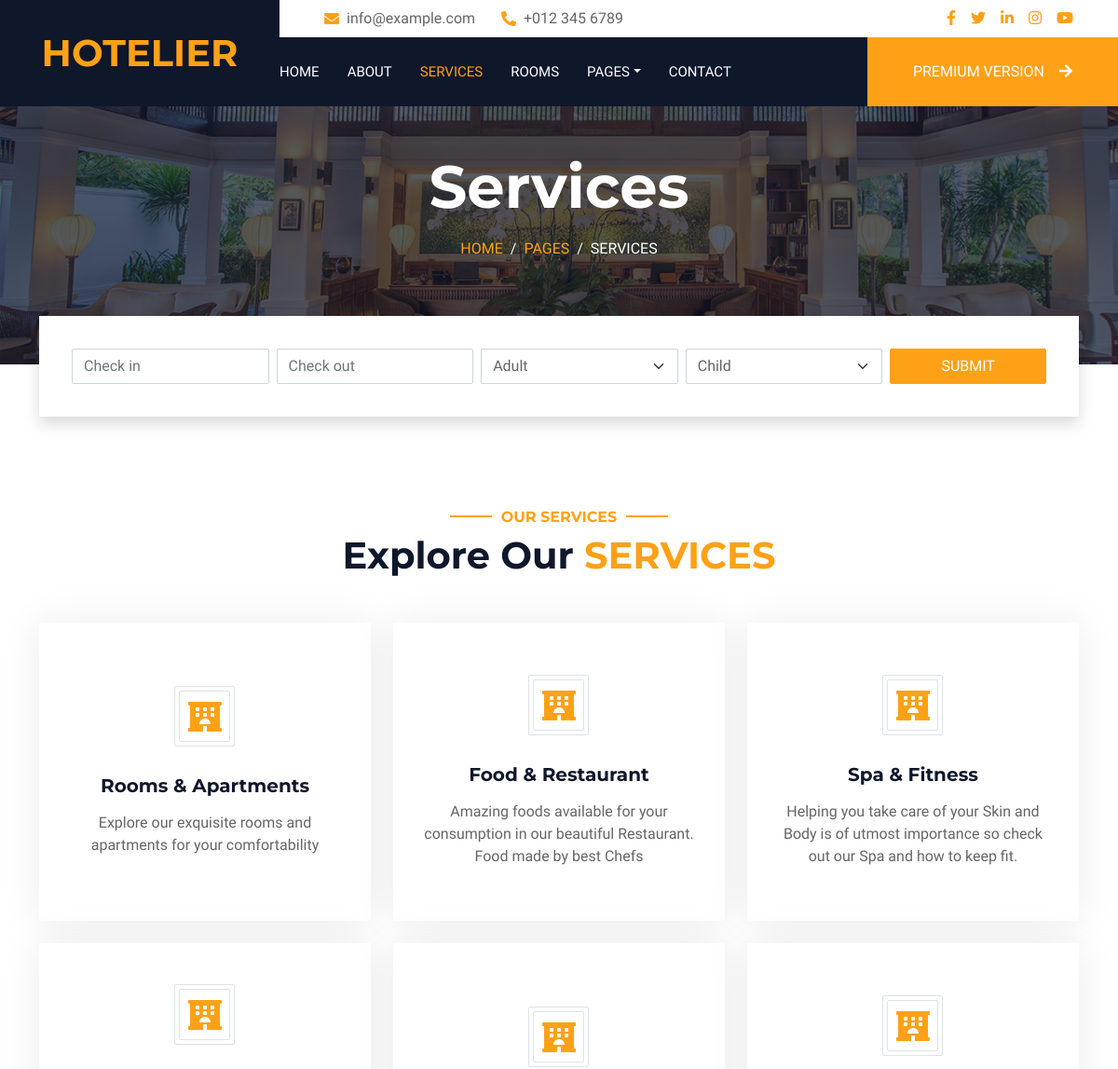
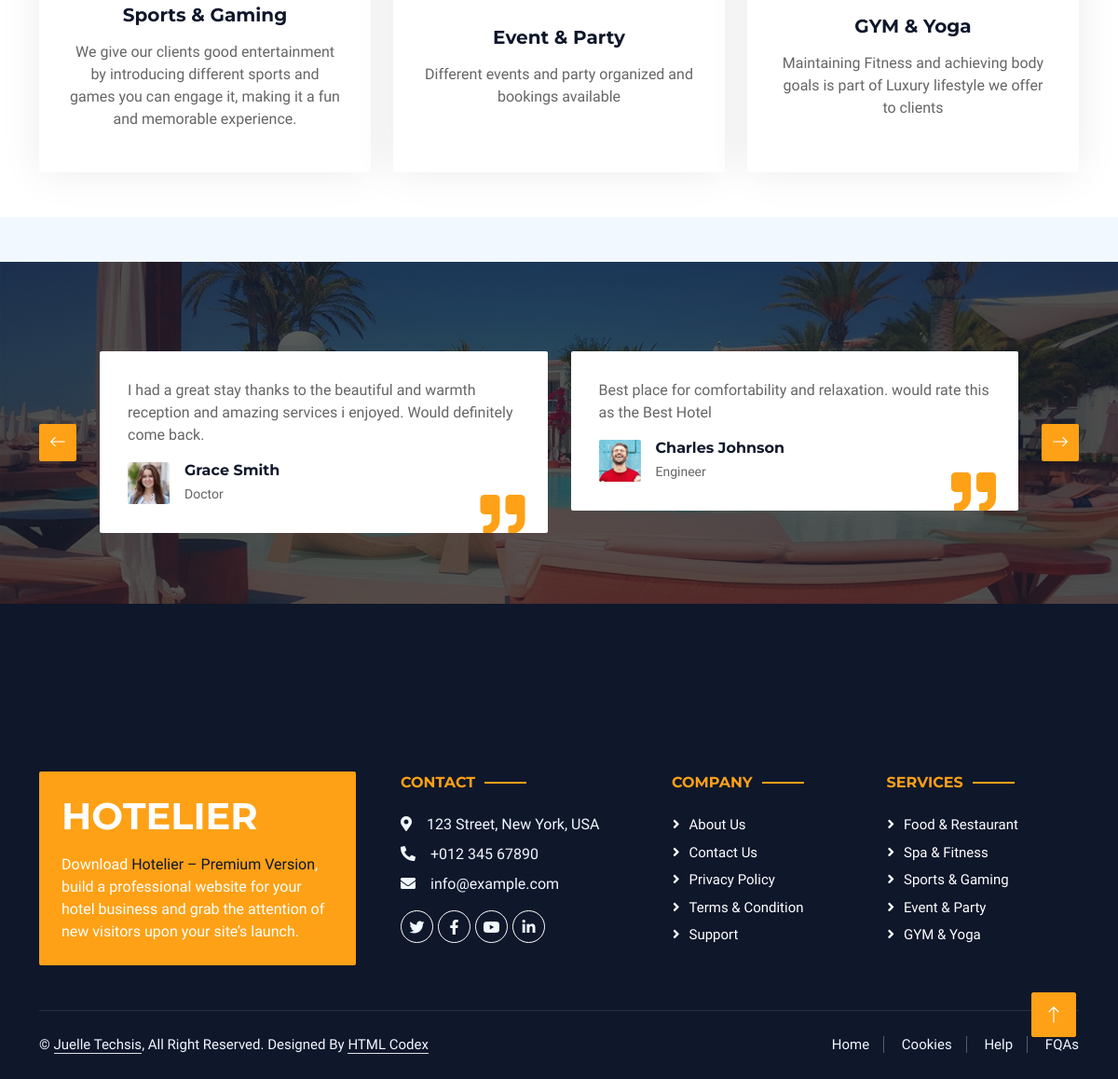
The app's page /service/ with its own data (2 pictures, top to bottom).
### Hotel/models.py (models this page shows, shortened)
class Category(models.Model):
    name = models.CharField(choices=CATEGORY_CHOICES, max_length=100)
    description = models.TextField()
    class Meta:
        verbose_name_plural = "Categories"

class Reviews(models.Model):
    name = models.CharField(max_length=100)
    comment = models.TextField()
    profession = models.CharField(max_length=100)
    image = models.ImageField(upload_to="Reviews_images")
    class Meta:
        verbose_name_plural = "Reviews"

### Hotel/views.py (the view)
# urls.py: path("service/", service_page, name="service"),
def service_page(request):
    services = Category.objects.all()
    reviews = Reviews.objects.all()
    context = {
        "services": services,
        "reviews": reviews
    }
    return render(request, "Hotel/service.html", context)

### Hotel/templates/Hotel/service.html (shortened to what this page needs)
{% load static %}
<!DOCTYPE html>
<html lang="en">
<head>
    <link href="https://cdnjs.cloudflare.com/ajax/libs/font-awesome/5.10.0/css/all.min.css" rel="stylesheet">
    <link href="https://cdn.jsdelivr.net/npm/bootstrap-icons@1.4.1/font/bootstrap-icons.css" rel="stylesheet">
    <link href="{% static 'Hotel/lib/animate/animate.min.css' %}" rel="stylesheet">
    <link href="{% static 'Hotel/lib/owlcarousel/assets/owl.carousel.min.css' %}" rel="stylesheet">
    <link href="{% static 'Hotel/lib/tempusdominus/css/tempusdominus-bootstrap-4.min.css' %}" rel="stylesheet" />
    <link href="{% static 'Hotel/css/bootstrap.min.css' %}" rel="stylesheet">
    <link href="{% static 'Hotel/css/style.css' %}" rel="stylesheet">
</head>
<body>
    <div class="container-xxl bg-white p-0">
        <div class="container-fluid bg-dark px-0">
            <div class="row gx-0">
                <div class="col-lg-3 bg-dark d-none d-lg-block">
                    <a href="Hotel/index.html" class="navbar-brand w-100 h-100 m-0 p-0 d-flex align-items-center justify-content-center">
                        <h1 class="m-0 text-primary text-uppercase">Hotelier</h1>
                    </a>
                </div>
                <div class="col-lg-9">
                    <div class="row gx-0 bg-white d-none d-lg-flex">
                        <div class="col-lg-7 px-5 text-start">
                            <div class="h-100 d-inline-flex align-items-center py-2 me-4">
                                <i class="fa fa-envelope text-primary me-2"></i>
                                <p class="mb-0">info@example.com</p>
                            </div>
                            <div class="h-100 d-inline-flex align-items-center py-2">
                                <i class="fa fa-phone-alt text-primary me-2"></i>
                                <p class="mb-0">+012 345 6789</p>
                            </div>
                        </div>
                        <div class="col-lg-5 px-5 text-end">
                            <div class="d-inline-flex align-items-center py-2">
                                <a class="me-3" href=""><i class="fab fa-facebook-f"></i></a>
                                <a class="me-3" href=""><i class="fab fa-twitter"></i></a>
                                <a class="me-3" href=""><i class="fab fa-linkedin-in"></i></a>
                                <a class="me-3" href=""><i class="fab fa-instagram"></i></a>
                                <a class="" href=""><i class="fab fa-youtube"></i></a>
                            </div>
                        </div>
                    </div>
                    <nav class="navbar navbar-expand-lg bg-dark navbar-dark p-3 p-lg-0">
                        <div class="collapse navbar-collapse justify-content-between" id="navbarCollapse">
                            <div class="navbar-nav mr-auto py-0">
                                <a href="{% url 'home' %}" class="nav-item nav-link">Home</a>
                                <a href="{% url 'about' %}" class="nav-item nav-link">About</a>
                                <a href="{% url 'service' %}" class="nav-item nav-link active">Services</a>
                                <a href="{% url 'room' %}" class="nav-item nav-link">Rooms</a>
                                <div class="nav-item dropdown">
                                    <a href="#" class="nav-link dropdown-toggle" data-bs-toggle="dropdown">Pages</a>
                                </div>
                                <a href="{% url 'contact' %}" class="nav-item nav-link">Contact</a>
                            </div>
                            <a href="https://htmlcodex.com/hotel-html-template-pro" class="btn btn-primary rounded-0 py-4 px-md-5 d-none d-lg-block">Premium Version<i class="fa fa-arrow-right ms-3"></i></a>
                        </div>
                    </nav>
                </div>
            </div>
        </div>
        <div class="container-fluid page-header mb-5 p-0" style="background-image: url(img/carousel-1.jpg);">
            <div class="container-fluid page-header-inner py-5">
                <div class="container text-center pb-5">
                    <h1 class="display-3 text-white mb-3 animated slideInDown">Services</h1>
                    <nav aria-label="breadcrumb">
                        <ol class="breadcrumb justify-content-center text-uppercase">
                            <li class="breadcrumb-item"><a href="#">Home</a></li>
                            <li class="breadcrumb-item"><a href="#">Pages</a></li>
                            <li class="breadcrumb-item text-white active" aria-current="page">Services</li>
                        </ol>
                    </nav>
                </div>
            </div>
        </div>
        <div class="container-fluid booking pb-5 wow fadeIn" data-wow-delay="0.1s">
            <div class="container">
                <div class="bg-white shadow" style="padding: 35px;">
                    <div class="row g-2">
                        <div class="col-md-10">
                            <div class="row g-2">
                                <div class="col-md-3">
                                    <div class="date" id="date1" data-target-input="nearest">
                                        <input type="text" class="form-control datetimepicker-input"
                                            placeholder="Check in" data-target="#date1" data-toggle="datetimepicker" />
                                    </div>
                                </div>
                                <div class="col-md-3">
                                    <div class="date" id="date2" data-target-input="nearest">
                                        <input type="text" class="form-control datetimepicker-input" placeholder="Check out" data-target="#date2" data-toggle="datetimepicker"/>
                                    </div>
                                </div>
                                <div class="col-md-3">
                                    <select class="form-select">
                                        <option selected>Adult</option>
                                    </select>
                                </div>
                                <div class="col-md-3">
                                    <select class="form-select">
                                        <option selected>Child</option>
                                    </select>
                                </div>
                            </div>
                        </div>
                        <div class="col-md-2">
                            <button class="btn btn-primary w-100">Submit</button>
                        </div>
                    </div>
                </div>
            </div>
        </div>
        <div class="container-xxl py-5">
            <div class="container">
                <div class="text-center wow fadeInUp" data-wow-delay="0.1s">
                    <h6 class="section-title text-center text-primary text-uppercase">Our Services</h6>
                    <h1 class="mb-5">Explore Our <span class="text-primary text-uppercase">Services</span></h1>
                </div>
                <div class="row g-4">
                    {% for service in services %}
                    <div class="col-lg-4 col-md-6 wow fadeInUp" data-wow-delay="0.1s">
                        <a class="service-item rounded" href="">
                            <div class="service-icon bg-transparent border rounded p-1">
                                <div class="w-100 h-100 border rounded d-flex align-items-center justify-content-center">
                                    <i class="fa fa-hotel fa-2x text-primary"></i>
                                </div>
                            </div>
                            <h5 class="mb-3">{{ service.name }}</h5>
                            <p class="text-body mb-0">{{ service.description }}</p>
                        </a>
                    </div>
                    {% endfor %}
                    </div>
                </div>
            </div>
        </div>
        <div class="container-xxl testimonial mt-5 py-5 bg-dark wow zoomIn" data-wow-delay="0.1s" style="margin-bottom: 90px;">
            <div class="container">
                <div class="owl-carousel testimonial-carousel py-5">
                    {% for review in reviews %}
                    <div class="testimonial-item position-relative bg-white rounded overflow-hidden">
                        <p>{{ review.comment }}</p>
                        <div class="d-flex align-items-center">
                            <img class="img-fluid flex-shrink-0 rounded" src="{{ review.image.url }}" style="width: 45px; height: 45px;">
                            <div class="ps-3">
                                <h6 class="fw-bold mb-1">{{ review.name }}</h6>
                                <small>{{ review.profession }}</small>
                            </div>
                        </div>
                        <i class="fa fa-quote-right fa-3x text-primary position-absolute end-0 bottom-0 me-4 mb-n1"></i>
                    </div>
                    {% endfor %}
                </div>
            </div>
        </div>
        <div class="container-fluid bg-dark text-light footer wow fadeIn" data-wow-delay="0.1s">
            <div class="container pb-5">
                <div class="row g-5">
                    <div class="col-md-6 col-lg-4">
                        <div class="bg-primary rounded p-4">
                            <a href="Hotel/index.htmlindex.html"><h1 class="text-white text-uppercase mb-3">Hotelier</h1></a>
                            <p class="text-white mb-0">
								Download <a class="text-dark fw-medium" href="https://htmlcodex.com/hotel-html-template-pro">Hotelier – Premium Version</a>, build a professional website for your hotel business and grab the attention of new visitors upon your site’s launch.
							</p>
                        </div>
                    </div>
                    <div class="col-md-6 col-lg-3">
                        <h6 class="section-title text-start text-primary text-uppercase mb-4">Contact</h6>
                        <p class="mb-2"><i class="fa fa-map-marker-alt me-3"></i>123 Street, New York, USA</p>
                        <p class="mb-2"><i class="fa fa-phone-alt me-3"></i>+012 345 67890</p>
                        <p class="mb-2"><i class="fa fa-envelope me-3"></i>info@example.com</p>
                        <div class="d-flex pt-2">
                            <a class="btn btn-outline-light btn-social" href=""><i class="fab fa-twitter"></i></a>
                            <a class="btn btn-outline-light btn-social" href=""><i class="fab fa-facebook-f"></i></a>
                            <a class="btn btn-outline-light btn-social" href=""><i class="fab fa-youtube"></i></a>
                            <a class="btn btn-outline-light btn-social" href=""><i class="fab fa-linkedin-in"></i></a>
                        </div>
                    </div>
                    <div class="col-lg-5 col-md-12">
                        <div class="row gy-5 g-4">
                            <div class="col-md-6">
                                <h6 class="section-title text-start text-primary text-uppercase mb-4">Company</h6>
                                <a class="btn btn-link" href="{% url 'about' %}">About Us</a>
                                <a class="btn btn-link" href="{% url 'contact' %}">Contact Us</a>
                                <a class="btn btn-link" href="">Privacy Policy</a>
                                <a class="btn btn-link" href="">Terms & Condition</a>
                                <a class="btn btn-link" href="">Support</a>
                            </div>
                            <div class="col-md-6">
                                <h6 class="section-title text-start text-primary text-uppercase mb-4">Services</h6>
                                <a class="btn btn-link" href="">Food & Restaurant</a>
                                <a class="btn btn-link" href="">Spa & Fitness</a>
                                <a class="btn btn-link" href="">Sports & Gaming</a>
                                <a class="btn btn-link" href="">Event & Party</a>
                                <a class="btn btn-link" href="">GYM & Yoga</a>
                            </div>
                        </div>
                    </div>
                </div>
            </div>
            <div class="container">
                <div class="copyright">
                    <div class="row">
                        <div class="col-md-6 text-center text-md-start mb-3 mb-md-0">
                            &copy; <a class="border-bottom" href="#">Juelle Techsis</a>, All Right Reserved.
							Designed By <a class="border-bottom" href="https://htmlcodex.com">HTML Codex</a>
                        </div>
                        <div class="col-md-6 text-center text-md-end">
                            <div class="footer-menu">
                                <a href="{% url 'home' %}">Home</a>
                                <a href="">Cookies</a>
                                <a href="">Help</a>
                                <a href="">FQAs</a>
                            </div>
                        </div>
                    </div>
                </div>
            </div>
        </div>
        <a href="#" class="btn btn-lg btn-primary btn-lg-square back-to-top"><i class="bi bi-arrow-up"></i></a>
</body>
</html>

### records on screen
Category: name "Rooms & Apartments", description "Explore our exquisite rooms and apartments for your comfortability"
Category: name "Food & Restaurant", description "Amazing foods available for your consumption in our beautiful Restaurant. Food made by best Chefs"
Category: name "Spa & Fitness", description "Helping you take care of your Skin and Body is of utmost importance so check out our Spa and how to keep fit."
Category: name "Sports & Gaming", description "We give our clients good entertainment by introducing different sports and games you can engage it, making it a fun and memorable experience."
Category: name "Event & Party", description "Different events and party organized and bookings available"
Category: name "GYM & Yoga", description "Maintaining Fitness and achieving body goals is part of Luxury lifestyle we offer to clients"
Reviews: comment "I had a great stay thanks to the beautiful and warmth reception and amazing services i enjoyed. Would definitely come back.", image (picture), name "Grace Smith", profession "Doctor"
Reviews: comment "Best place for comfortability and relaxation. would rate this as the Best Hotel", image (picture), name "Charles Johnson", profession "Engineer"
